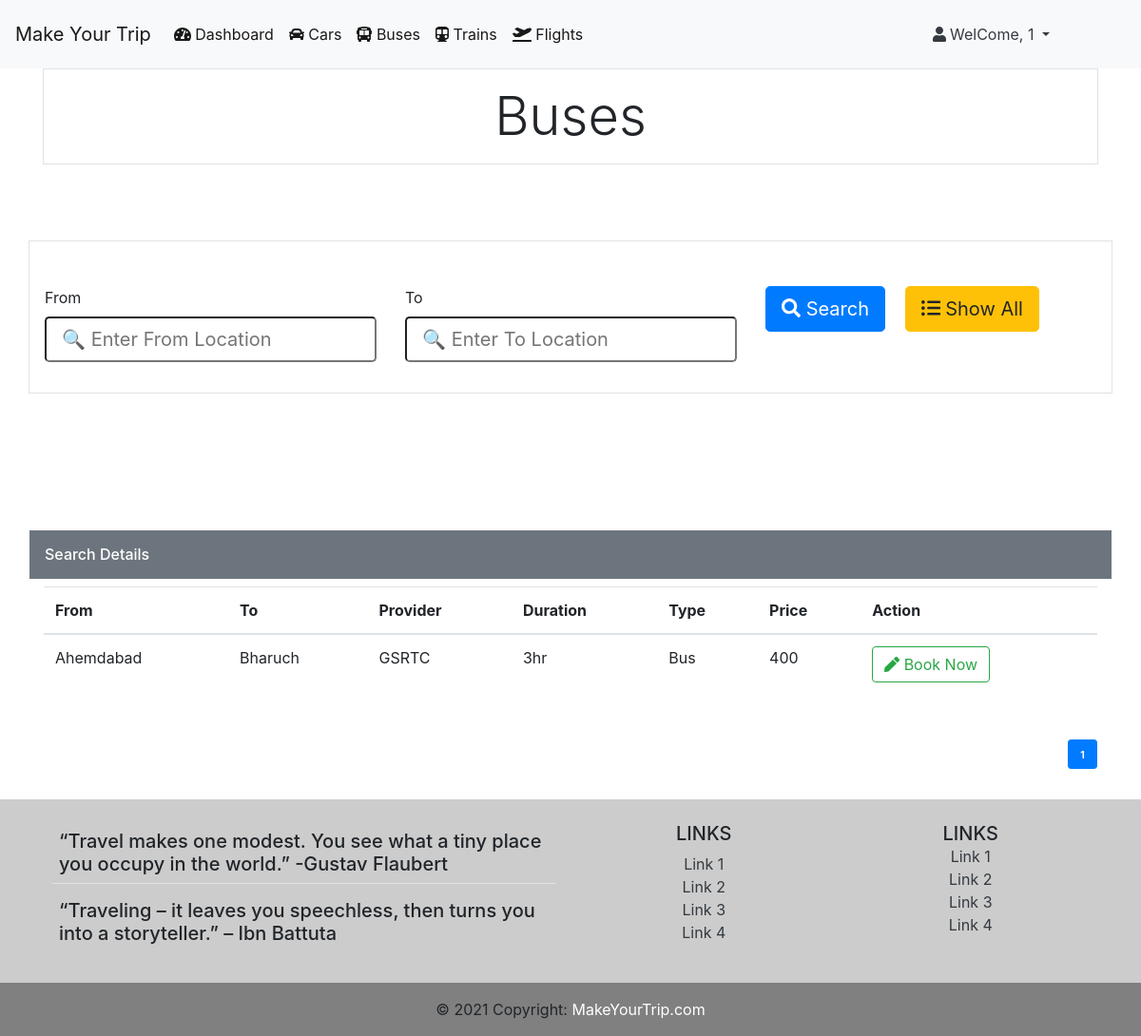
/bus/ (signed in), run on the app's committed database.
### myapp/models.py (models this page shows)
class VehicleModel(models.Model):
    provider = models.CharField(max_length=200)
    from_location = models.CharField(max_length=200)
    to_location = models.CharField(max_length=200)
    price = models.IntegerField()
    duration = models.CharField(max_length=200)
    v_class = models.CharField(max_length=200)
    v_type = models.CharField(choices=vehical_type,max_length=100)
    objects= models.Manager()

### myapp/views.py (the view)
# urls.py: path('bus/', BusView, name='bus'),
def BusView(request):
    if request.user.is_authenticated:
        busset = VehicleModel.objects.filter(v_type='Bus')
        myFilter =SearchFilter(request.GET,queryset=busset)
        busset = myFilter.qs
        paginator = Paginator(busset, 3, orphans=1)
        page_number = request.GET.get('page')
        busset = paginator.get_page(page_number)
        context = {'busset':busset,'myFilter':myFilter,'page_number':page_number}
        return render(request,'bus.html',context)
    else:
        messages.info(request, '☹︎ Please Login First')
    return redirect('/signin')

### myapp/templates/bus.html (shortened to what this page needs)
{% extends 'base.html' %}
{% load widget_tweaks %}
{% block body %}
<div class="container">
    <div class="col-12 border">
        <div class="p-3 display-4 text-center">Buses</div>
    </div>
    <div class="row">
        <div class="col-12 border mx-auto p-3" style="margin-top: 5rem;">
            <form method="GET">
                <div class="row">
                    <div class="col" style="margin-top: 1.9rem;">
                        <div class="form-group ">
                            <label for="inputState">From</label>
                            {% render_field myFilter.form.from_location class='form-control-lg' placeholder='🔍 Enter From Location' %}
                        </div>
                    </div>
                    <div class="col" style="margin-top: 1.9rem;">
                        <div class="form-group ">
                            <label for="inputState">To</label>
                            {% render_field myFilter.form.to_location class='form-control-lg' placeholder='🔍 Enter To Location' %}
                        </div>
                    </div>
                    <div class="col">
                        <button type="submit" class="btn btn-primary btn-lg" style="margin-top: 1.9rem; " type="submit"><i class="fas fa-search"></i> Search</button>
                        <a href="{% url 'bus' %}" class="btn btn-warning btn-lg ml-3" style="margin-top: 1.9rem; " type="submit"><i class="fas fa-list-ul"></i> Show All</a>
                    </div>
                </div>
            </form>
        </div>
    </div>
    <div class="row ">
        <div class="col-12 mx-auto p-3" style="margin-top: 5rem;">
            <div class=" row bg-secondary mt-5 text-white p-3 h6">Search Details</div>
            <table class="table table-hover">
                <thead>
                  <tr>
                    <th scope="col">From</th>
                    <th scope="col">To</th>
                    <th scope="col">Provider</th>
                    <th scope="col">Duration</th>
                    <th scope="col">Type</th>
                    <th scope="col">Price</th>
                    <th scope="col">Action</th>
                  </tr>
                </thead>
                <tbody>
                  {% for i in busset %}
                  <tr>
                    <td scope="row">{{i.from_location}}</td>
                    <td scope="row">{{i.to_location}}</td>
                    <td scope="row">{{i.provider}}</td>
                    <td scope="row">{{i.duration}}</td>
                    <td scope="row">{{i.v_type}}</td>
                    <td scope="row">{{i.price}}</td>
                    <td scope="row">
                        <a class="btn btn-outline-success" href="{% url 'booking' i.id %}"><i class="fas fa-pen"></i> Book Now</a>
                    </td>
                  </tr>
                  {% empty %}
                  <div class="alert alert-danger" role="alert">
                    <div class="text-center"><strong>-------------- No Any Buses Available --------------</strong></div>
                  </div>
                  {% endfor %}
                </tbody>
              </table>
            <div class="container mt-5">
                <div class="row float-right ">
                    <span class="m-0 p-0">
                        <span>{% for pg in busset.paginator.page_range %}
                            {% if busset.number == pg %}
                            <a href="?page={{pg}}" class="btn btn-sm btn-primary">
                                <span class="badge">{{pg}}</span>
                            </a>
                            {% else %}
                            <a href="?page={{pg}}" class="btn btn-sm btn-secondary">
                                <span class="badge">{{pg}}</span>
                            </a>
                            {% endif %}
                            {% endfor %}</span>
                    </span>
                </div>
            </div>
        </div>
    </div>
</div>
{% endblock body %}

### myapp/templates/base.html (shortened to what this page needs)
<!doctype html>
<html lang="en">
<head>
    <link rel="stylesheet" href="https://cdn.jsdelivr.net/npm/bootstrap@4.5.3/dist/css/bootstrap.min.css"
>
    <link rel="stylesheet" href="https://cdnjs.cloudflare.com/ajax/libs/font-awesome/5.15.3/css/all.min.css">
</head>
<body>
    {% if user.is_authenticated %}
    <nav class="navbar navbar-expand-lg navbar-light bg-light">
        <a class="navbar-brand" href="{% url 'home' %}">Make Your Trip</a>
        <div class="collapse navbar-collapse" id="navbarSupportedContent">
            <ul class="navbar-nav mr-auto">
                <li class="nav-item active">
                    <a class="nav-link" href="{% url 'dashboard' %}"><i class="fas fa-tachometer-alt"></i> Dashboard<span class="sr-only">(current)</span></a>
                </li>
                <li class="nav-item active">
                    <a class="nav-link" href="{% url 'car' %}"><i class="fas fa-car"></i> Cars<span class="sr-only">(current)</span></a>
                </li>
                <li class="nav-item active">
                    <a class="nav-link" href="{% url 'bus' %}"><i class="fas fa-bus-alt"></i> Buses<span class="sr-only">(current)</span></a>
                </li>
                <li class="nav-item active">
                    <a class="nav-link" href="{% url 'train' %}"><i class="fas fa-subway"></i> Trains<span class="sr-only">(current)</span></a>
                </li>
                <li class="nav-item active">
                    <a class="nav-link" href="{% url 'flight' %}"><i class="fas fa-plane-departure"></i> Flights<span class="sr-only">(current)</span></a>
                </li>
            </ul>
            <li class="nav-item dropdown navbar mr-5 text-dark">
                <a class="nav-link dropdown-toggle text-dark" href="#" id="navbarDropdown" role="button"
                    data-toggle="dropdown" aria-haspopup="true" aria-expanded="false">
                    <i class="fas fa-user"></i> WelCome, {{request.user}}
                </a>
            </li>
        </div>
    </nav>
    {% endif %}
    {% block body %}
    {% endblock body %}
    {% if user.is_authenticated %}
    <footer class=" text-center text-lg-start mt-3" style="background-color: #cccccc;" >
        <div class="container p-4">
            <div class="row">
                <div class="col-lg-6 col-md-12 mb-4 mb-md-0">
                    <div class="text-left h5 border-bottom p-2">
                        “Travel makes one modest. You see what a tiny place you occupy in the world.” -Gustav Flaubert
                    </div>
                    <div class="text-left h5 p-2">
                        “Traveling – it leaves you speechless, then turns you into a storyteller.” – Ibn Battuta
                    </div>
                </div>
                <div class="col-lg-3 col-md-6 mb-4 mb-md-0">
                    <h5 class="text-uppercase">Links</h5>
                    <ul class="list-unstyled mb-0">
                        <li>
                            <a href="#!" class="text-dark">Link 1</a>
                        </li>
                        <li>
                            <a href="#!" class="text-dark">Link 2</a>
                        </li>
                        <li>
                            <a href="#!" class="text-dark">Link 3</a>
                        </li>
                        <li>
                            <a href="#!" class="text-dark">Link 4</a>
                        </li>
                    </ul>
                </div>
                <div class="col-lg-3 col-md-6 mb-4 mb-md-0">
                    <h5 class="text-uppercase mb-0">Links</h5>
                    <ul class="list-unstyled">
                        <li>
                            <a href="#!" class="text-dark">Link 1</a>
                        </li>
                        <li>
                            <a href="#!" class="text-dark">Link 2</a>
                        </li>
                        <li>
                            <a href="#!" class="text-dark">Link 3</a>
                        </li>
                        <li>
                            <a href="#!" class="text-dark">Link 4</a>
                        </li>
                    </ul>
                </div>
            </div>
        </div>
        <div class="text-center p-3" style="background-color: #808080;">
            © 2021 Copyright:
            <a class="text-white" href="https://mdbootstrap.com/">MakeYourTrip.com</a>
        </div>
    </footer>
    {% endif %}
</body>
</html>

### data on the page
VehicleModel: from_location "Ahemdabad", to_location "Bharuch", provider "GSRTC", duration "3hr", v_type "Bus", price "400"

### other printed values
{{ request.user }} "1"
{{ pg }} "1"
